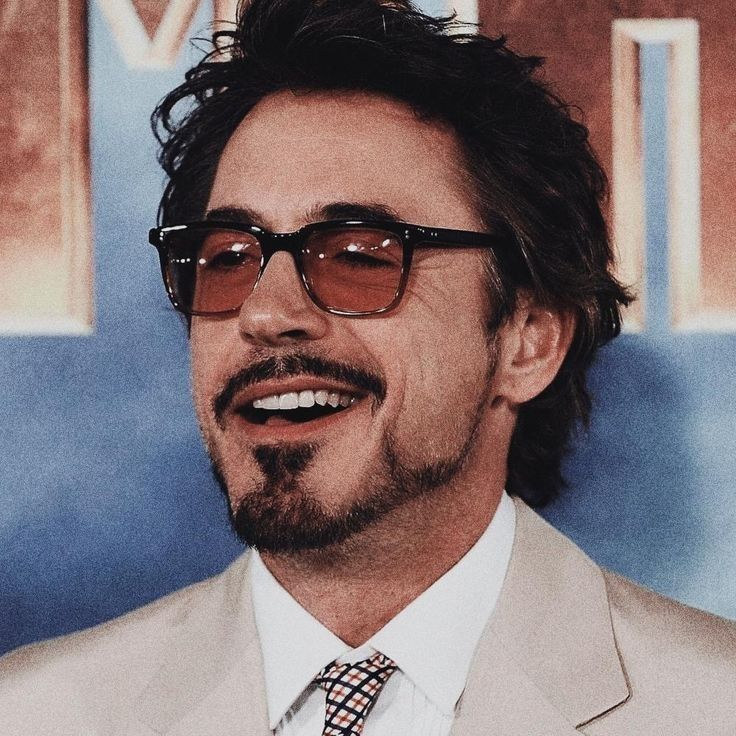
#> input picture photos/tony2.jpeg, 736 x 736 px; its folder holds 5 pictures in this run
$ python face_recognition.py
#> lines starting #> are read from the running program, lines starting #| are printed output that depends on the picture; after the words box and inside, x2 and y2 are one past the last pixel; in counts of white or black regions, pixels touching at a corner belong together
import numpy as np
import cv2 as cv
import os

# Get the directory of the current script
current_dir = os.path.dirname(os.path.abspath(__file__))

# Load the trained face recognizer
haar_cascade = cv.CascadeClassifier(cv.data.haarcascades + 'haarcascade_frontalface_default.xml')

# Load the features and labels from the correct path
features_path = os.path.join(current_dir, 'features.npy')
labels_path = os.path.join(current_dir, 'labels.npy')
features = np.load(features_path, allow_pickle=True)
#> (reads faces/features.npy from the repository)
labels = np.load(labels_path)
#> (reads faces/labels.npy from the repository)

# Create and load the face recognizer
face_recognizer = cv.face.LBPHFaceRecognizer_create()
face_trained_path = os.path.join(current_dir, 'face_trained.yml')
face_recognizer.read(face_trained_path)

# Get people names from the photos directory
photos_dir = os.path.join(current_dir, '..', 'photos')
people = []
for file_name in os.listdir(photos_dir):
    person_name = ''.join([i for i in file_name if not i.isdigit()]).split('.')[0]
    if person_name not in people:
        people.append(person_name)
people.sort()  # Sort to ensure consistent ordering
print("People in the dataset:", people)

# Use one of the existing images in the photos directory
img_path = os.path.join(current_dir, '..', 'photos', 'tony2.jpeg')
img = cv.imread(img_path)
#> img is the input picture: shape (736, 736, 3); mean B, G, R 117.8, 115.3, 129.9
if img is None:
    print(f"Error: Could not load image from {img_path}")
    exit()

gray = cv.cvtColor(img, cv.COLOR_BGR2GRAY)
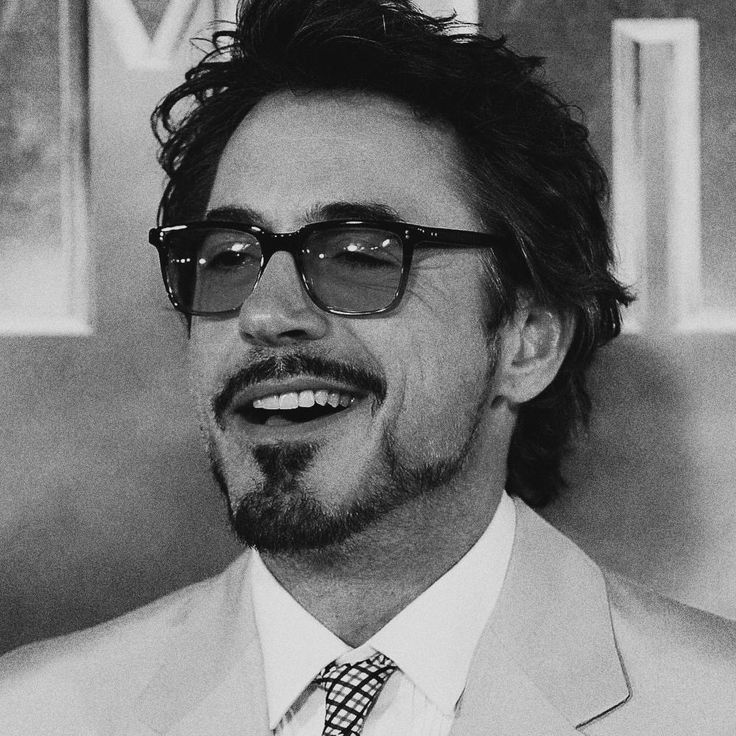
#> gray: shape (736, 736); min 0, max 254, mean 120

# Detect faces in the image
faces_rect = haar_cascade.detectMultiScale(gray, scaleFactor=1.1, minNeighbors=4)
#> faces_rect = [[99, 102, 408, 408]]

if len(faces_rect) == 0:
    print("No faces detected in the image!")
    exit()

print(f"Found {len(faces_rect)} faces in the image")
#| Found 1 faces in the image

for (x,y,w,h) in faces_rect:
    face_roi = gray[y:y+h, x:x+w]
    # Resize to match training size
    face_roi = cv.resize(face_roi, (150, 150))

    label, confidence = face_recognizer.predict(face_roi)

    # Convert confidence to percentage (100% = perfect match)
    confidence_pct = 100 - confidence
    person_name = people[label] if 0 <= label < len(people) else "Unknown"

    print(f'Detected: {person_name} (Label {label}) with {confidence_pct:.2f}% confidence')

    # Draw the results
    cv.putText(img, f'{person_name} ({confidence_pct:.1f}%)',
              (x, y-10), cv.FONT_HERSHEY_SIMPLEX, 0.8, (0, 255, 0), 2)
    cv.rectangle(img, (x, y), (x+w, y+h), (0, 255, 0), 2)
#> this loop made 1 pass
#> (x, y, w, h, label, confidence, confidence_pct, person_name) on pass 1: (99, 102, 408, 408, 1, 0, 100, 'tony')
#| Detected: tony (Label 1) with 100.00% confidence
#> pass 1, `face_roi = gray[y:y+h, x:x+w]`:
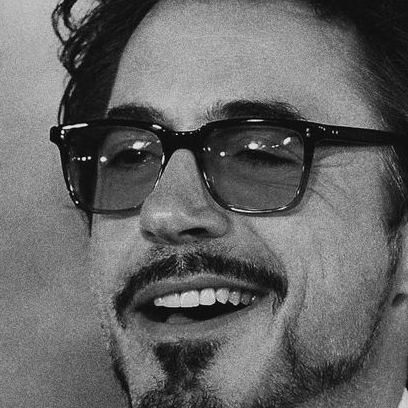
#> face_roi: shape (408, 408); min 0, max 252, mean 101.4
#> pass 1, `face_roi = cv.resize(face_roi, (150, 150))`:
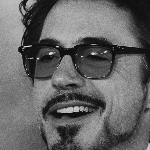
#> face_roi: shape (150, 150); min 6, max 229, mean 101.3
#> after the loop:
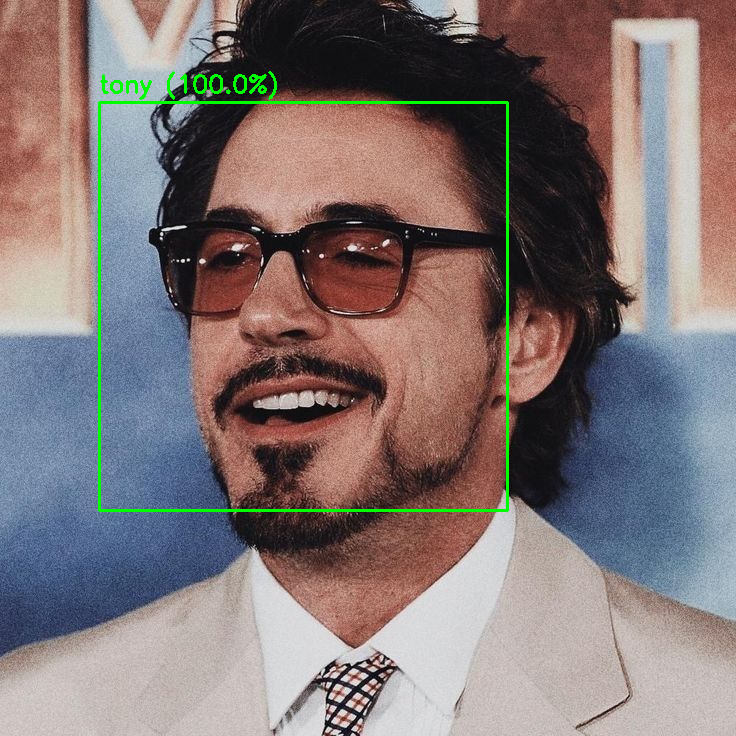
#> img: shape (736, 736, 3); 1.14% of pixels changed, all inside (x1, y1, x2, y2) = (98, 71, 509, 512)

cv.imshow('Detected Faces', img)
cv.waitKey(0)
cv.destroyAllWindows()
